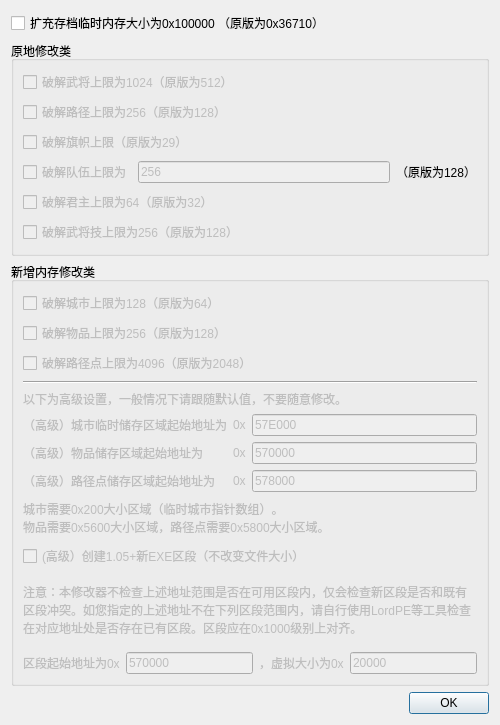
<?xml version="1.0" encoding="UTF-8"?>
<ui version="4.0">
 <class>LimitWindow</class>
 <widget class="QDialog" name="LimitWindow">
  <property name="geometry">
   <rect>
    <x>0</x>
    <y>0</y>
    <width>500</width>
    <height>663</height>
   </rect>
  </property>
  <property name="minimumSize">
   <size>
    <width>500</width>
    <height>0</height>
   </size>
  </property>
  <property name="maximumSize">
   <size>
    <width>500</width>
    <height>16777215</height>
   </size>
  </property>
  <property name="windowTitle">
   <string>各类上限破解</string>
  </property>
  <property name="toolTip">
   <string/>
  </property>
  <property name="whatsThis">
   <string notr="true"/>
  </property>
  <layout class="QVBoxLayout" name="verticalLayout">
   <item>
    <layout class="QHBoxLayout" name="horizontalLayout">
     <item>
      <widget class="QCheckBox" name="save_chkbox">
       <property name="toolTip">
        <string>&lt;html&gt;&lt;head/&gt;&lt;body&gt;&lt;p&gt;绝大多数上限破解需要扩充存档文件。该选项扩大临时内存，使临时内存大小大于最终存档文件大小，这样可以允许更大的存档文件大小。此处尽可能开了较大的空间（超过原版的4倍）。理论上，如果扩充存档后各项数据并未超出原版上限，存档文件仍然可以通用。&lt;/p&gt;&lt;/body&gt;&lt;/html&gt;</string>
       </property>
       <property name="whatsThis">
        <string>&lt;html&gt;&lt;head/&gt;&lt;body&gt;&lt;p&gt;绝大多数上限破解需要扩充存档文件。该选项扩大临时内存，使临时内存大小大于最终存档文件大小，这样可以允许更大的存档文件大小。此处尽可能开了较大的空间（超过原版的4倍）。理论上，如果扩充存档后各项数据并未超出原版上限，存档文件仍然可以通用。&lt;/p&gt;&lt;/body&gt;&lt;/html&gt;</string>
       </property>
       <property name="text">
        <string>扩充存档临时内存大小为0x100000 （原版为0x36710）</string>
       </property>
      </widget>
     </item>
    </layout>
   </item>
   <item>
    <widget class="QGroupBox" name="groupBox">
     <property name="title">
      <string>原地修改类</string>
     </property>
     <layout class="QVBoxLayout" name="verticalLayout_2">
      <item>
       <widget class="QCheckBox" name="gen_chkbox">
        <property name="enabled">
         <bool>false</bool>
        </property>
        <property name="toolTip">
         <string>&lt;p&gt;修改后，注意修改TimesX.ini中的TotalGeneral。&lt;/p&gt;</string>
        </property>
        <property name="whatsThis">
         <string>&lt;p&gt;修改后，注意修改TimesX.ini中的TotalGeneral。&lt;/p&gt;</string>
        </property>
        <property name="text">
         <string>破解武将上限为1024（原版为512）</string>
        </property>
       </widget>
      </item>
      <item>
       <widget class="QCheckBox" name="path_chkbox">
        <property name="enabled">
         <bool>false</bool>
        </property>
        <property name="toolTip">
         <string>&lt;p&gt;即原版的PATH路径的上限。&lt;/p&gt;</string>
        </property>
        <property name="whatsThis">
         <string>&lt;p&gt;即原版的PATH路径的上限。&lt;/p&gt;</string>
        </property>
        <property name="text">
         <string>破解路径上限为256（原版为128）</string>
        </property>
       </widget>
      </item>
      <item>
       <widget class="QCheckBox" name="flag_chkbox">
        <property name="enabled">
         <bool>false</bool>
        </property>
        <property name="toolTip">
         <string>&lt;html&gt;&lt;head/&gt;&lt;body&gt;&lt;p&gt;破解后理论无上限。在TimesX.ini中，将君主的FLAGNUM设置为Things.ini中对应旗帜的Sequence即可。注：盗贼除外，盗贼的FLAGNUM仍应保持为0。&lt;/p&gt;&lt;/body&gt;&lt;/html&gt;</string>
        </property>
        <property name="whatsThis">
         <string>&lt;html&gt;&lt;head/&gt;&lt;body&gt;&lt;p&gt;破解后理论无上限。在TimesX.ini中，将君主的FLAGNUM设置为Things.ini中对应旗帜的Sequence即可。注：盗贼除外，盗贼的FLAGNUM仍应保持为0。&lt;/p&gt;&lt;/body&gt;&lt;/html&gt;</string>
        </property>
        <property name="text">
         <string>破解旗帜上限（原版为29）</string>
        </property>
       </widget>
      </item>
      <item>
       <layout class="QHBoxLayout" name="horizontalLayout_5">
        <item>
         <widget class="QCheckBox" name="troop_chkbox">
          <property name="enabled">
           <bool>false</bool>
          </property>
          <property name="text">
           <string>破解队伍上限为</string>
          </property>
         </widget>
        </item>
        <item>
         <widget class="QLineEdit" name="troop_box">
          <property name="enabled">
           <bool>false</bool>
          </property>
          <property name="text">
           <string>256</string>
          </property>
         </widget>
        </item>
        <item>
         <widget class="QLabel" name="troop_label">
          <property name="text">
           <string>（原版为128）</string>
          </property>
         </widget>
        </item>
       </layout>
      </item>
      <item>
       <widget class="QCheckBox" name="king_chkbox">
        <property name="enabled">
         <bool>false</bool>
        </property>
        <property name="toolTip">
         <string/>
        </property>
        <property name="statusTip">
         <string/>
        </property>
        <property name="whatsThis">
         <string/>
        </property>
        <property name="text">
         <string>破解君主上限为64（原版为32）</string>
        </property>
       </widget>
      </item>
      <item>
       <widget class="QCheckBox" name="magic_chkbox">
        <property name="enabled">
         <bool>false</bool>
        </property>
        <property name="text">
         <string>破解武将技上限为256（原版为128）</string>
        </property>
       </widget>
      </item>
     </layout>
    </widget>
   </item>
   <item>
    <widget class="QGroupBox" name="groupBox_2">
     <property name="title">
      <string>新增内存修改类</string>
     </property>
     <layout class="QVBoxLayout" name="verticalLayout_3">
      <item>
       <widget class="QCheckBox" name="city_chkbox">
        <property name="enabled">
         <bool>false</bool>
        </property>
        <property name="toolTip">
         <string>&lt;html&gt;&lt;head/&gt;&lt;body&gt;&lt;p&gt;修改后，注意修改TimesX.ini中的TotalCity。&lt;/p&gt;&lt;/body&gt;&lt;/html&gt;</string>
        </property>
        <property name="whatsThis">
         <string>&lt;html&gt;&lt;head/&gt;&lt;body&gt;&lt;p&gt;修改后，注意修改TimesX.ini中的TotalCity。&lt;/p&gt;&lt;/body&gt;&lt;/html&gt;</string>
        </property>
        <property name="text">
         <string>破解城市上限为128（原版为64）</string>
        </property>
       </widget>
      </item>
      <item>
       <widget class="QCheckBox" name="item_chkbox">
        <property name="enabled">
         <bool>false</bool>
        </property>
        <property name="text">
         <string>破解物品上限为256（原版为128）</string>
        </property>
       </widget>
      </item>
      <item>
       <widget class="QCheckBox" name="pathpoint_chkbox">
        <property name="enabled">
         <bool>false</bool>
        </property>
        <property name="text">
         <string>破解路径点上限为4096（原版为2048）</string>
        </property>
       </widget>
      </item>
      <item>
       <widget class="Line" name="line">
        <property name="orientation">
         <enum>Qt::Horizontal</enum>
        </property>
       </widget>
      </item>
      <item>
       <widget class="QLabel" name="advanced_label">
        <property name="enabled">
         <bool>false</bool>
        </property>
        <property name="text">
         <string>以下为高级设置，一般情况下请跟随默认值，不要随意修改。</string>
        </property>
       </widget>
      </item>
      <item>
       <layout class="QGridLayout" name="gridLayout">
        <item row="2" column="0">
         <widget class="QLabel" name="pathpoint_label1">
          <property name="enabled">
           <bool>false</bool>
          </property>
          <property name="text">
           <string>（高级）路径点储存区域起始地址为</string>
          </property>
         </widget>
        </item>
        <item row="2" column="2">
         <widget class="QLineEdit" name="pathpoint_box">
          <property name="enabled">
           <bool>false</bool>
          </property>
          <property name="text">
           <string>578000</string>
          </property>
         </widget>
        </item>
        <item row="1" column="2">
         <widget class="QLineEdit" name="item_box">
          <property name="enabled">
           <bool>false</bool>
          </property>
          <property name="text">
           <string>570000</string>
          </property>
         </widget>
        </item>
        <item row="1" column="0">
         <widget class="QLabel" name="item_label1">
          <property name="enabled">
           <bool>false</bool>
          </property>
          <property name="text">
           <string>（高级）物品储存区域起始地址为</string>
          </property>
         </widget>
        </item>
        <item row="0" column="2">
         <widget class="QLineEdit" name="city_box">
          <property name="enabled">
           <bool>false</bool>
          </property>
          <property name="text">
           <string>57E000</string>
          </property>
         </widget>
        </item>
        <item row="0" column="0">
         <widget class="QLabel" name="city_label1">
          <property name="enabled">
           <bool>false</bool>
          </property>
          <property name="text">
           <string>（高级）城市临时储存区域起始地址为</string>
          </property>
         </widget>
        </item>
        <item row="0" column="1">
         <widget class="QLabel" name="city_label2">
          <property name="enabled">
           <bool>false</bool>
          </property>
          <property name="text">
           <string>0x</string>
          </property>
         </widget>
        </item>
        <item row="1" column="1">
         <widget class="QLabel" name="item_label2">
          <property name="enabled">
           <bool>false</bool>
          </property>
          <property name="text">
           <string>0x</string>
          </property>
         </widget>
        </item>
        <item row="2" column="1">
         <widget class="QLabel" name="pathpoint_label2">
          <property name="enabled">
           <bool>false</bool>
          </property>
          <property name="text">
           <string>0x</string>
          </property>
         </widget>
        </item>
       </layout>
      </item>
      <item>
       <widget class="QLabel" name="section_label1">
        <property name="enabled">
         <bool>false</bool>
        </property>
        <property name="minimumSize">
         <size>
          <width>0</width>
          <height>40</height>
         </size>
        </property>
        <property name="text">
         <string>城市需要0x200大小区域（临时城市指针数组）。
物品需要0x5600大小区域，路径点需要0x5800大小区域。</string>
        </property>
        <property name="wordWrap">
         <bool>true</bool>
        </property>
       </widget>
      </item>
      <item>
       <widget class="QCheckBox" name="section_chkbox">
        <property name="enabled">
         <bool>false</bool>
        </property>
        <property name="text">
         <string>(高级）创建1.05+新EXE区段（不改变文件大小）</string>
        </property>
        <property name="checkable">
         <bool>true</bool>
        </property>
        <property name="checked">
         <bool>false</bool>
        </property>
       </widget>
      </item>
      <item>
       <widget class="QLabel" name="section_label2">
        <property name="enabled">
         <bool>false</bool>
        </property>
        <property name="minimumSize">
         <size>
          <width>0</width>
          <height>72</height>
         </size>
        </property>
        <property name="maximumSize">
         <size>
          <width>16777215</width>
          <height>16777215</height>
         </size>
        </property>
        <property name="text">
         <string>注意：本修改器不检查上述地址范围是否在可用区段内，仅会检查新区段是否和既有区段冲突。如您指定的上述地址不在下列区段范围内，请自行使用LordPE等工具检查在对应地址处是否存在已有区段。区段应在0x1000级别上对齐。</string>
        </property>
        <property name="wordWrap">
         <bool>true</bool>
        </property>
       </widget>
      </item>
      <item>
       <layout class="QHBoxLayout" name="horizontalLayout_3">
        <item>
         <widget class="QLabel" name="section_label3">
          <property name="enabled">
           <bool>false</bool>
          </property>
          <property name="text">
           <string>区段起始地址为0x</string>
          </property>
         </widget>
        </item>
        <item>
         <widget class="QLineEdit" name="section_box1">
          <property name="enabled">
           <bool>false</bool>
          </property>
          <property name="text">
           <string>570000</string>
          </property>
         </widget>
        </item>
        <item>
         <widget class="QLabel" name="section_label4">
          <property name="enabled">
           <bool>false</bool>
          </property>
          <property name="text">
           <string>，虚拟大小为0x</string>
          </property>
         </widget>
        </item>
        <item>
         <widget class="QLineEdit" name="section_box2">
          <property name="enabled">
           <bool>false</bool>
          </property>
          <property name="text">
           <string>20000</string>
          </property>
         </widget>
        </item>
       </layout>
      </item>
     </layout>
    </widget>
   </item>
   <item>
    <widget class="QDialogButtonBox" name="buttonBox">
     <property name="orientation">
      <enum>Qt::Horizontal</enum>
     </property>
     <property name="standardButtons">
      <set>QDialogButtonBox::Ok</set>
     </property>
     <property name="centerButtons">
      <bool>false</bool>
     </property>
    </widget>
   </item>
  </layout>
 </widget>
 <resources/>
 <connections>
  <connection>
   <sender>buttonBox</sender>
   <signal>rejected()</signal>
   <receiver>LimitWindow</receiver>
   <slot>reject()</slot>
   <hints>
    <hint type="sourcelabel">
     <x>316</x>
     <y>260</y>
    </hint>
    <hint type="destinationlabel">
     <x>286</x>
     <y>274</y>
    </hint>
   </hints>
  </connection>
  <connection>
   <sender>buttonBox</sender>
   <signal>accepted()</signal>
   <receiver>LimitWindow</receiver>
   <slot>accept()</slot>
   <hints>
    <hint type="sourcelabel">
     <x>248</x>
     <y>254</y>
    </hint>
    <hint type="destinationlabel">
     <x>157</x>
     <y>274</y>
    </hint>
   </hints>
  </connection>
 </connections>
</ui>
